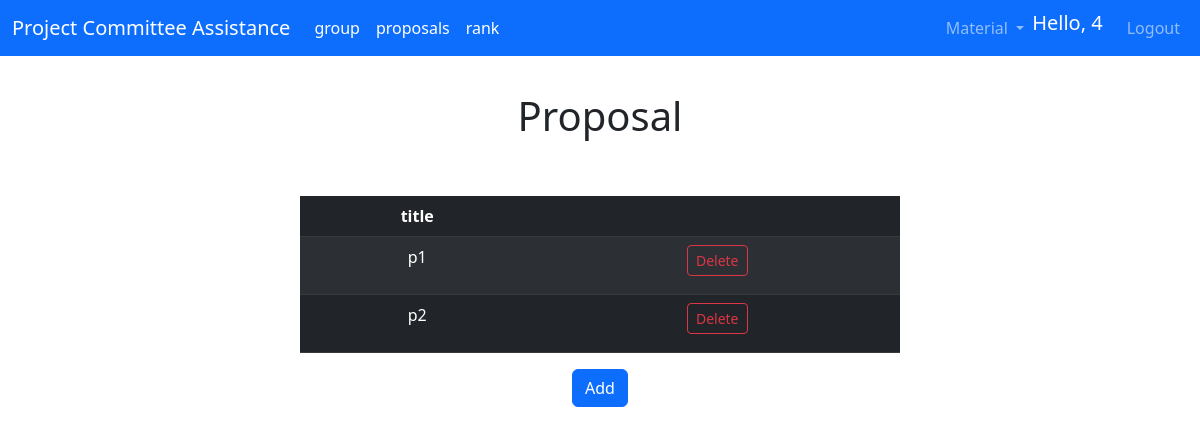
The page /proposal (signed in) on the database its author committed.
### app/models.py (models this page shows, shortened)
class User(UserMixin,db.Model):
    id = db.Column(db.Integer, primary_key=True)
    username = db.Column(db.String(64), index=True, unique=True, nullable=False)
    email = db.Column(db.String(120), index=True, unique=True, nullable=False)
    password_hash = db.Column(db.String(128), nullable=False)
    admin = db.Column(db.Boolean, default=False)
    faculty = db.Column(db.Boolean, default=False)
    student = db.Column(db.Boolean, default=False)
    leader = db.Column(db.Boolean, default=False)
    sId = db.Column(db.Integer)
    gpa = db.Column(db.Float)
    member = db.Column(db.Integer, db.ForeignKey('group.id'))
    author = db.relationship('Proposal', backref='user', lazy=True)

class Proposal(db.Model):
    id = db.Column(db.Integer, primary_key=True,)
    title = db.Column(db.String(64), index=True, unique=True, nullable=False)
    desc = db.Column(db.String(2064), index=True, nullable=False)
    published = db.Column(db.Boolean, default=False)
    owned = db.Column(db.Boolean, default=False)
    author = db.Column(db.Integer, db.ForeignKey('user.id'))
    holder = db.Column(db.Integer, db.ForeignKey('group.id'))

### app/routes.py (the view)
@app.route('/proposal', methods=['GET', 'POST'])
def proposal():
    proposals = Proposal.query.filter_by(author = current_user.id)
    return render_template("proposal.html", title='Proposal', proposals=proposals)

### app/models.py (called while the page is built)
@login.user_loader
def load_user(id):
    return User.query.get(int(id))

### app/templates/proposal.html
{% extends "base.html" %}
{% block content %}
<h1 class="d-flex aligns-items-center justify-content-center header" style= "margin-top: 3%;">Proposal</h1>
<br>
<br>
<div class="text-center" style="margin-left : 25% ;width: 50%;">
    <table class="table d-table table-dark table-striped">
        <thead>
            <tr>
            <th scope="col">title</th>
            <th scope="col"></th>
            </tr>
        </thead>
        <tbody>
            {% for proposal in proposals %}
            <tr>
                <td>{{ proposal.title }}</td>
                <td>
                    <a href="{{ url_for('deleteProposal', id=proposal.id) }}" class="btn btn-outline-danger btn-sm" style="margin-bottom: 10px ;">Delete</a>
                </td>
            </tr>
            {% endfor %}
        </tbody>
    </table>
    </div>
    <div class="d-flex aligns-items-center justify-content-center">
        <a href="{{ url_for('addProposal')}}" class="btn btn-primary" style="font-size: 30 ;">Add</a>
    </div>
{% endblock %}

### app/templates/base.html (shortened to what this page needs)
<!DOCTYPE html>
<html>
    <head>
        <link href="https://cdn.jsdelivr.net/npm/bootstrap@5.3.0-alpha1/dist/css/bootstrap.min.css" rel="stylesheet">
    </head>
    <body>
        <nav class="navbar navbar-expand-lg navbar-dark bg-primary">
            <div class="container-fluid">
              <a class="navbar-brand" href="{{ url_for('index') }}">Project Committee Assistance</a>
              <div class="collapse navbar-collapse" id="navbarSupportedContent">
                <ul class="navbar-nav me-auto my-2 my-lg-0 ">
                  {% if current_user.student %}
                  <li class="nav-item">
                      <a class="nav-link active" href="{{ url_for('group') }}">group</a>
                  </li>
                  <li class="nav-item">
                    <a class="nav-link active" href="{{ url_for('viewProposal') }}">proposals</a>
                  </li>
                  {% endif %}
                  {% if current_user.leader %}
                  <li class="nav-item">
                    <a class="nav-link active" href="{{ url_for('rank') }}">rank</a>
                  </li>
                  {% endif %}
                </ul>
                <ul class="navbar-nav ms-auto mb-2 mb-lg-0">
                  <li class="nav-item dropdown">
                    <a class="nav-link dropdown-toggle" href="#" role="button" data-bs-toggle="dropdown" aria-expanded="false">
                      Material
                    </a>
                  </li>
                  {% if current_user.is_anonymous %}
                  <li class="nav-item">
                    <a class="nav-link" href="{{ url_for('loginChoice') }}" >Login</a>
                  </li>
                  <li class="nav-item">
                    <a class="nav-link" href="{{ url_for('registerChoice') }}" >Register</a>
                  </li>
                  {% else %}
                  <li class="nav-item">
                    <span class="navbar-brand">Hello, {{current_user.username}}</span>
                  </li>
                  <li class="nav-item">
                    <a class="nav-link" href="{{ url_for('logout') }}" >Logout</a>
                  </li>
                {% endif %}
                </ul>
              </div>
            </div>
          </nav>
        {% block content %}{% endblock %}
    </body>
</html>

### rows shown on the page
User: username "4"
Proposal: title "p1"
Proposal: title "p2"
